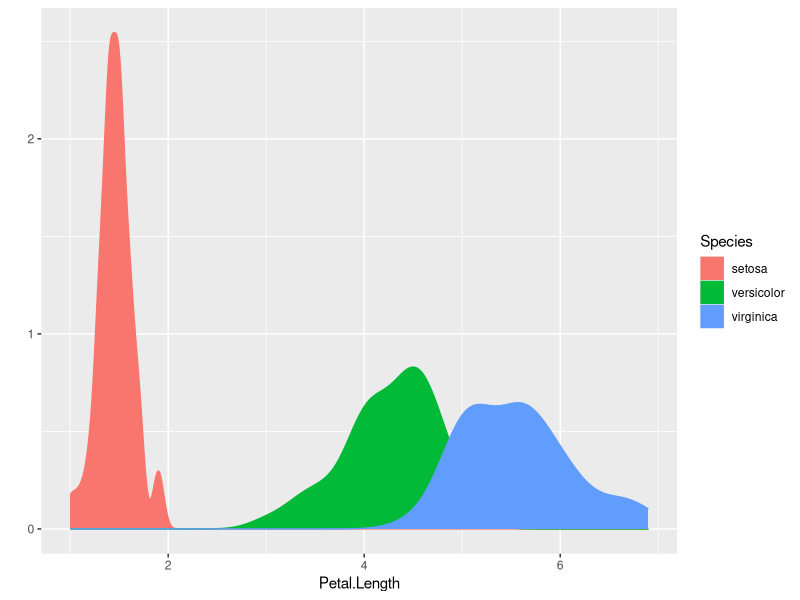
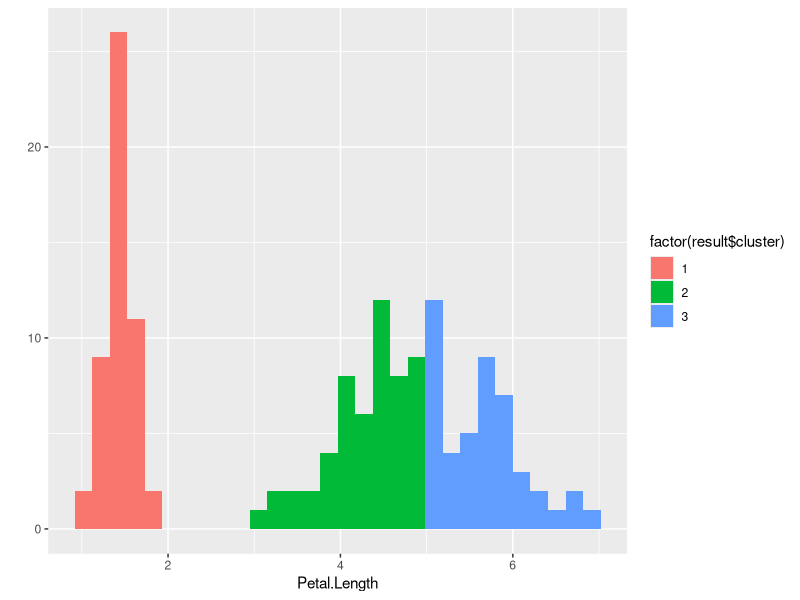
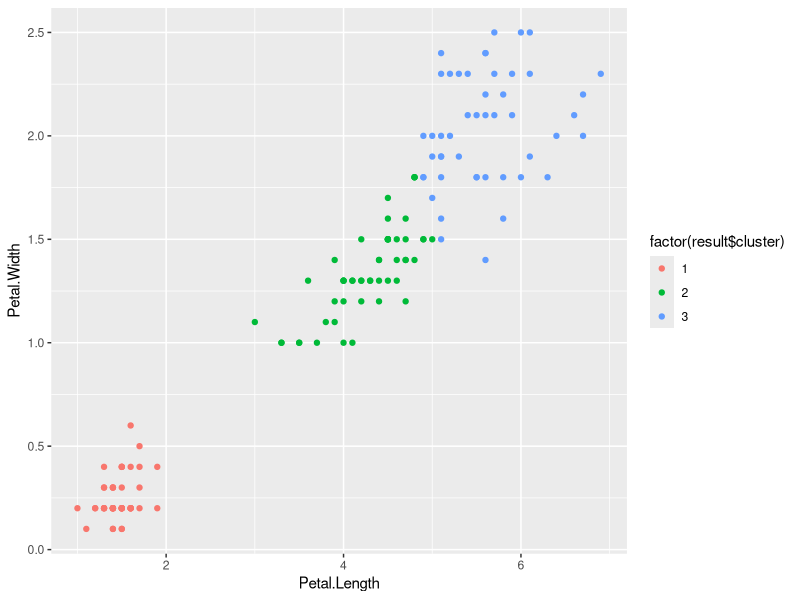

The R source for these figures, in order:
# CLUSTERING IRIS.R
#
#
# Version:
#
# Date:
# Author:
#sdfdf
#TOC> ==========================================================================
#TOC>
#TOC>   Section  Title                                            Line
#TOC> --------------------------------------------------------------------------
#TOC>   1        Packages
#TOC>   2        Dataset exploration
#TOC>   3        Clustering
#TOC>   4        Multidimensional clustering
#TOC> ==========================================================================

# ====    1  Packages  =========================================================

if (!require(ggplot2, quietly = TRUE)) {
    install.packages("ggplot2")
    library(ggplot2)
}

# ====    2 Dataset exploration  ===============================================

iris_data <- iris

# Let's explore the dataset
str(iris_data)

summary(iris_data$Petal.Length)

# Let's explore the distribution of petal length across the different species

qplot(
    Petal.Length,
    data = iris_data,
    geom = 'density',
    color = Species,
    fill = Species
)

# ====    3 Clustering  ========================================================

# Can we exctract the different species into clusters using petal lenght?

iris_data2<-iris_data[,"Petal.Length"]

num_cluster<-3

set.seed(12345)

result<-kmeans(iris_data2,num_cluster,nstart = 20)
# Let's see how the original species have been assigned into clusters

table(result$cluster,iris_data$Species)

# Let's plot sepal lenght per cluster
qplot(Petal.Length,
      data = iris_data,
      fill=factor(result$cluster),)


# ====    4 Multidimensional clustering  =======================================

# Can we exctract the different species into clusters using 2 attributes?

iris_data2<-iris_data[,c("Petal.Length","Petal.Width")]

num_cluster<-3

set.seed(12345)

result<-kmeans(iris_data2,num_cluster,nstart = 20)
# Let's see how the original species have been assigned into clusters

table(result$cluster,iris_data$Species)

# Let's plot sepal lenght per cluster
qplot(Petal.Length,Petal.Width,
      data = iris_data,
      col=factor(result$cluster),)


# Let's plot sepal lenght and petal width per cluster


